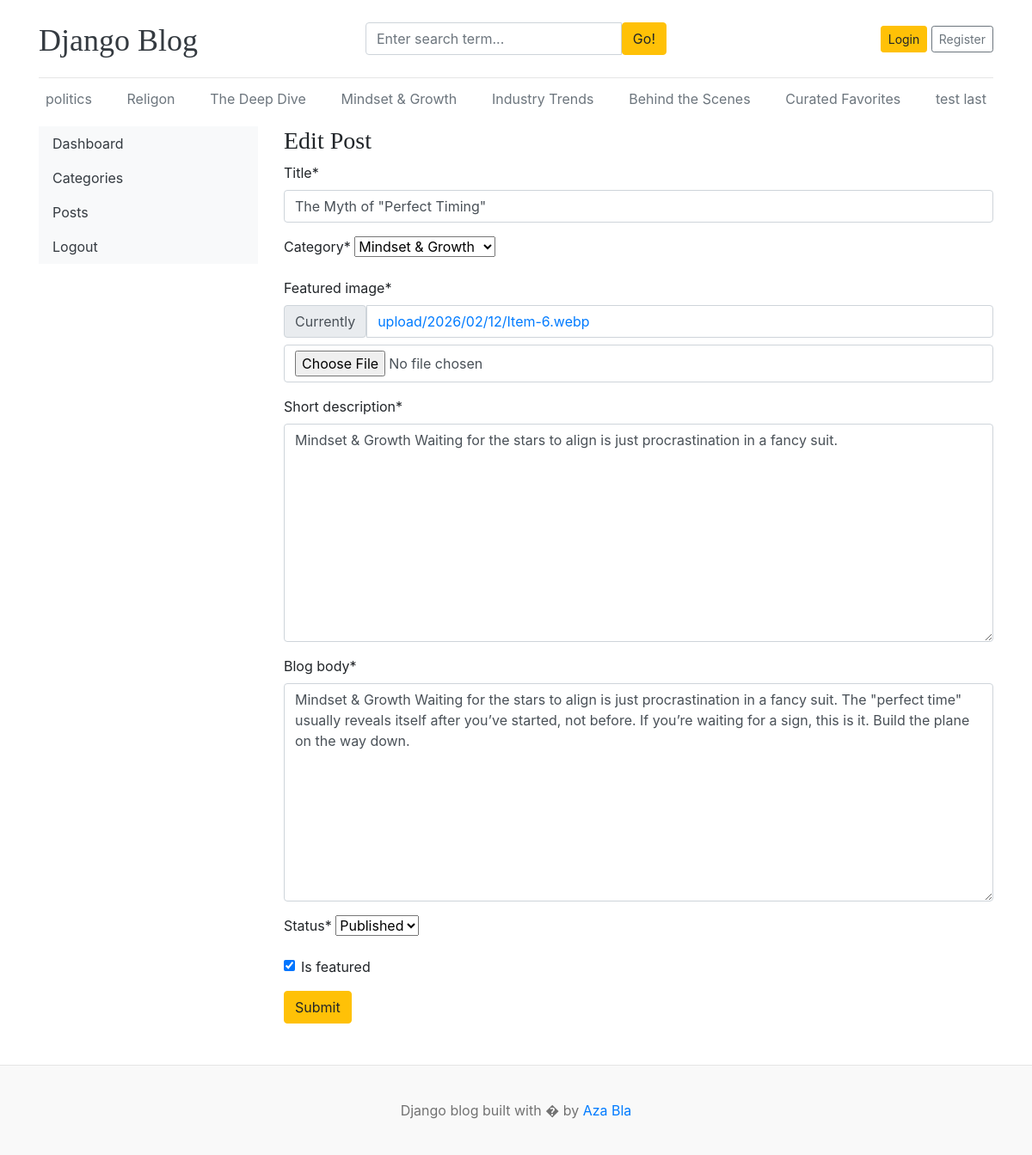
The app's page /dashboard/post/edit/3 with its own data.
### blogs/models.py (models this page shows, shortened)
class Category(models.Model):
    category_name = models.CharField(max_length=50, unique=True)
    created_at = models.DateTimeField(auto_now_add=True)
    updated_at = models.DateField(auto_now=True)
    class Meta:
        verbose_name_plural = "categories"
    def __str__(self):
        return self.category_name

class Blog(models.Model):
    title = models.CharField(max_length=100)
    slug = models.SlugField(max_length=150, unique=True, blank=True)
    category = models.ForeignKey(Category, on_delete=models.CASCADE)
    author = models.ForeignKey(User, on_delete=models.CASCADE)
    featured_image = models.ImageField(upload_to="upload/%Y/%m/%d")
    short_description = models.TextField(max_length=500)
    blog_body = models.TextField(max_length=3000)
    status = models.CharField(max_length=20, choices=STATUS_CHOICE, default="Draft")
    is_featured = models.BooleanField(default=False)
    created_at = models.DateTimeField(auto_now_add=True)
    updated_at = models.DateTimeField(auto_now=True)

### dashboards/views.py (the view, shortened to what this page needs)
# urls.py: path("post/edit/<int:pk>", views.edit_post, name="edit_post"),
def edit_post(request, pk):
    blog = get_object_or_404(Blog, pk=pk)
    form = BlogForm(instance=blog)
    context = {"form": form, "blog": blog}
    return render(request, "dashboards/edit_post.html", context)

### dashboards/forms.py
class BlogForm(forms.ModelForm):
    class Meta:
        model = Blog
        fields = (
            "title",
            "category",
            "featured_image",
            "short_description",
            "blog_body",
            "status",
            "is_featured",
        )

### blogs/context_processors.py (called while the page is built)
def get_categories(request):
    categories = Category.objects.all()
    return dict(categories=categories)

def get_social_links(request):
    social_links = SocialLink.objects.all()
    return dict(social_links=social_links)

### templates/dashboards/edit_post.html (shortened to what this page needs)
{% extends "base.html" %}
{% block content %}
{% load crispy_forms_tags %}
<div class="row">
    {% include "dashboards/sidebar.html" %}
     <div class="col-md-9">
        <h3>Edit Post</h3>
        <form action="{% url "edit_post" blog.id %}" method="POST" enctype="multipart/form-data">
            {{form | crispy}}
            <button type="submit" class="btn btn-warning">Submit</button>
        </form>
     </div>
 </div>
{% endblock content %}

### templates/base.html (shortened to what this page needs)
{% load static %}
<!DOCTYPE html>
<html lang="en">
<head>
    <link href="https://getbootstrap.com/docs/4.0/dist/css/bootstrap.min.css" rel="stylesheet">
    <link href="{% static 'css/blog.css' %}" rel="stylesheet">
    <link rel="stylesheet" href="https://cdnjs.cloudflare.com/ajax/libs/font-awesome/4.7.0/css/font-awesome.min.css">
  </head>
<body>
    <div class="container">
      <header class="blog-header py-3">
        <div class="row flex-nowrap justify-content-between align-items-center">
          <div class="col-4 pt-1">
            <a class="blog-header-logo text-dark" href="/">Django Blog</a>
          </div>
          <div class="col-4">
            <form action="{% url "search" %}" method="GET">
              <div class="input-group">
                <input class="form-control" name="keyword" type="text" value="{{keyword}}" placeholder="Enter search term..." aria-label="Enter search term..." aria-describedby="button-search" />
                <button type="submit" class="btn btn-warning" id="button-search" type="button">Go!</button>
            </div>
            </form>
          </div>
          <div class="col-4 d-flex justify-content-end align-items-center">
            {% if not user.is_authenticated %}
            <a class="btn btn-sm btn-warning" href="{% url 'login' %}">Login</a> &nbsp;
            <a class="btn btn-sm btn-outline-secondary" href="{% url "register" %}">Register</a>
            {% else %}
            <span><a href="{% url "dashboard" %}">Dashboard</a></span>
            &emsp;
            <span><a href="{% url 'logout' %}">Logout</a></span>
            {% endif %}
          </div>
        </div>
      </header>
      <div class="nav-scroller py-1 mb-2">
        <nav class="nav d-flex justify-content-between">
          {% for cat in categories%}
          <a class="p-2 text-muted" href= " {% url "post_by_category" cat.id %} ">{{cat.category_name}}</a>
          {% endfor %}
        </nav>
      </div>
      {% block content %}
      {% endblock  %}
    </div>
<footer class="blog-footer mt-5">
  <p>Django blog built with � by <a href="#">Aza Bla</a></p>
</footer>
</body>
</html>

### blog_main/static/css/blog.css (style rules this page uses)
.blog-header { border-bottom: 1px solid #e5e5e5; }
.blog-header-logo { font-family: "Playfair Display", Georgia, "Times New Roman", serif; font-size: 2.25rem; }
h1, h2, h3, h4, h5, h6 { font-family: "Playfair Display", Georgia, "Times New Roman", serif; }
.blog-footer { padding: 2.5rem 0; color: #727272; text-align: center; background-color: #f9f9f9; border-top: .05rem solid #e5e5e5; }
.blog-footer p:last-child { margin-bottom: 0; }

### records on screen
Category: category_name "politics"
Category: category_name "Religon"
Category: category_name "The Deep Dive"
Category: category_name "Mindset & Growth"
Category: category_name "Industry Trends"
Category: category_name "Behind the Scenes"
Category: category_name "Curated Favorites"
Category: category_name "test last"
Blog: title "The Myth of \"Perfect Timing\"", category "Mindset & Growth", short_description "Mindset & Growth Waiting for the stars to align is just procrastination in a fancy suit.", blog_body "Mindset & Growth Waiting for the stars to align is just procrastination in a fancy suit. The \"perfect time\" usually reveals itself after you’ve started, not before. If you’re waiting for a sign, this is it. Build the plane on the way down.", status "Published", is_featured "☑"
